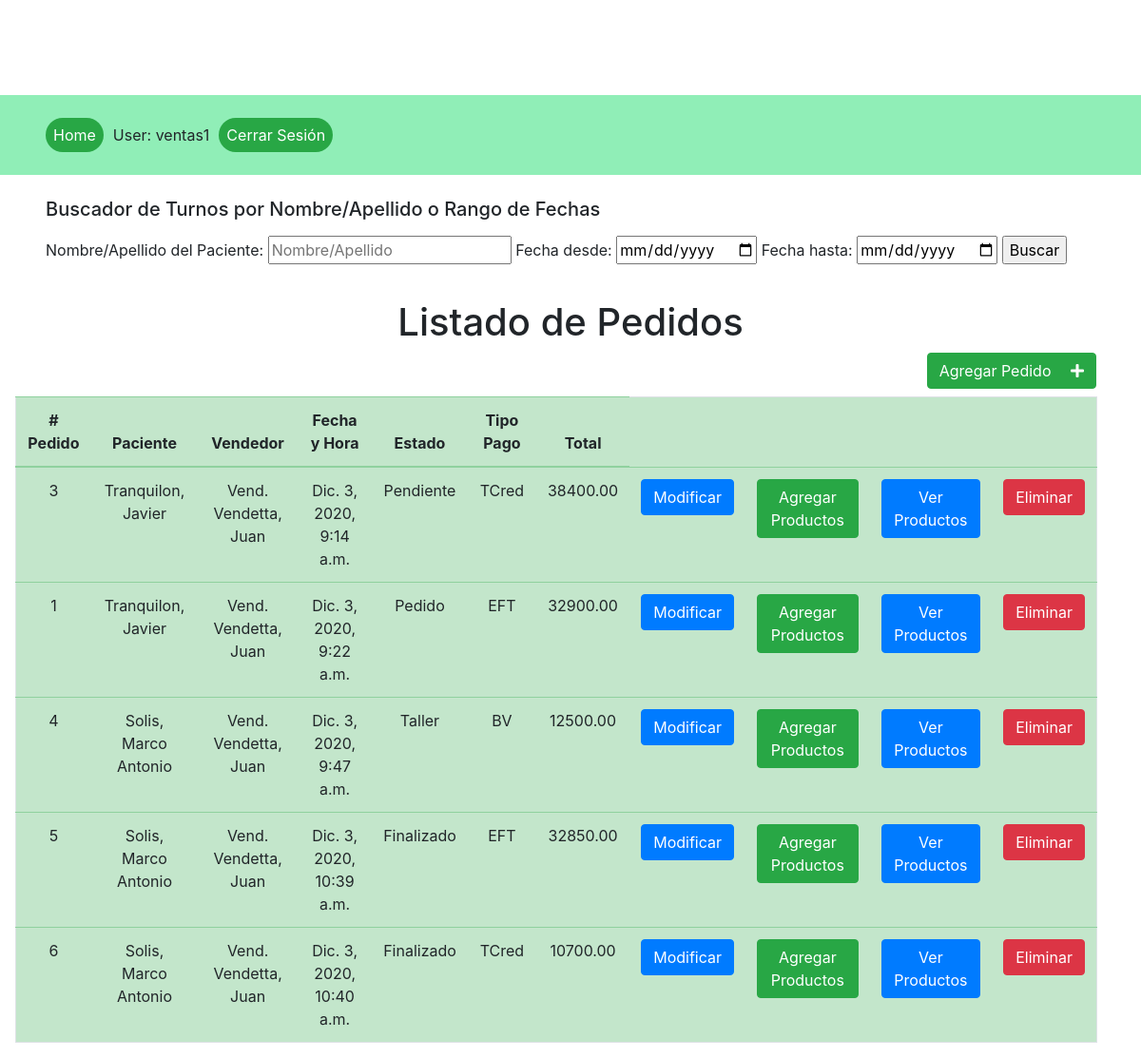
Before: /ver_pedidos (signed in) with the older database file.
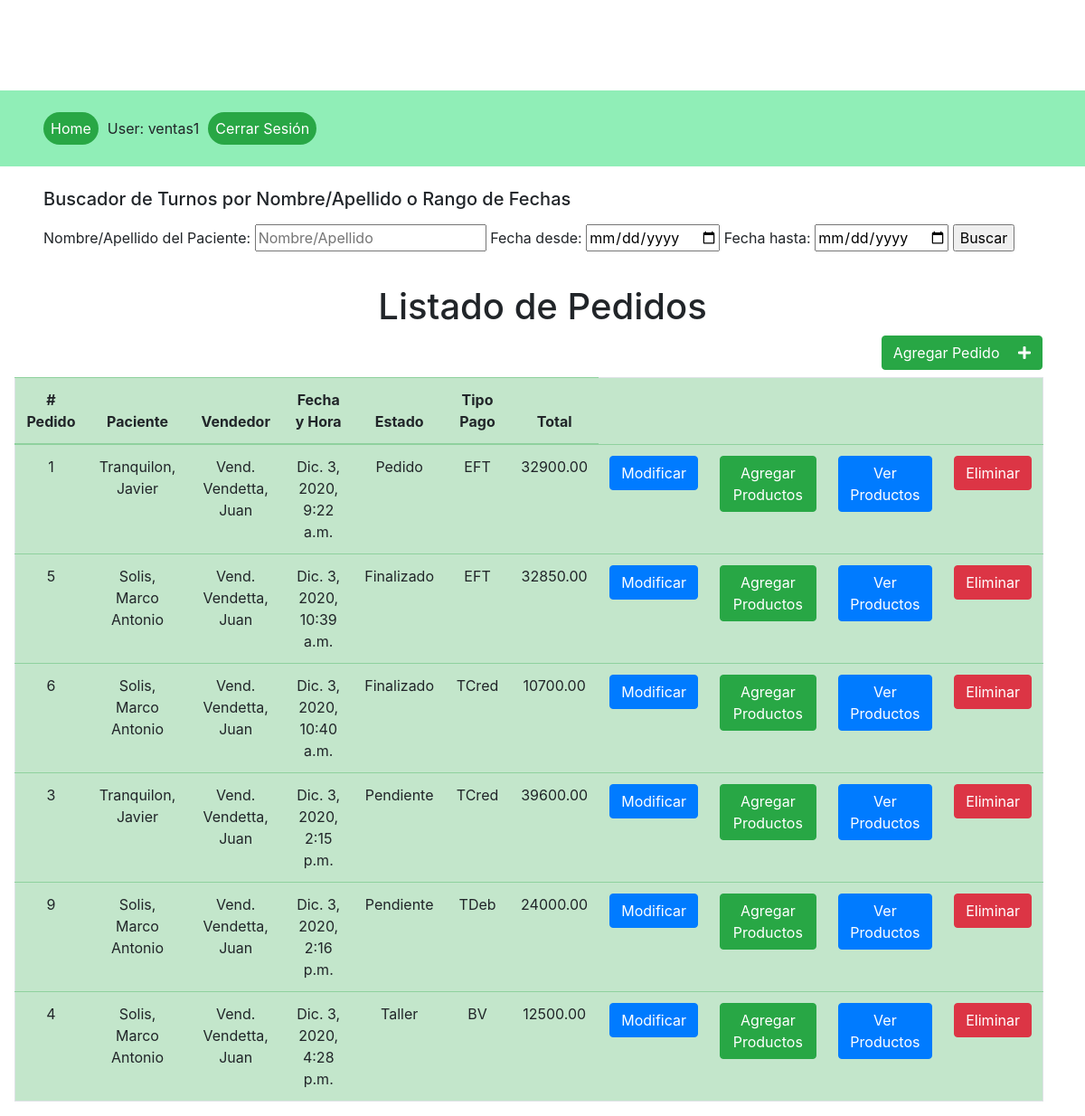
After: the same page with the newer database file.
### products/models.py (models this page shows, shortened)
class Pedido(models.Model):
    fecha = models.DateTimeField(auto_now=True)
    vendedor = models.ForeignKey(User, null=True, on_delete=models.PROTECT, related_name="pedidos")
    paciente = models.ForeignKey(Paciente, on_delete=models.CASCADE, related_name="solicitante")
    estado = models.CharField(max_length=10, default="Pend", choices=ESTADO_PEDIDO)
    tipo_pago = models.CharField(max_length=25, default="EFT", choices=FORMA_PAGO)
    total = models.DecimalField(default=0.00, decimal_places=2, max_digits=20, null=False, blank=False)

class Paciente(models.Model):
    paciente_nombre = models.CharField(max_length=64)
    paciente_apellido = models.CharField(max_length=64)

### products/views.py (the view)
# urls.py: path('ver_pedidos', PedidoListView.as_view(), name="lista_pedidos"),
class PedidoListView(LoginRequiredMixin, generic.ListView):
    model = Pedido
    context_object_name = 'lista_pedidos'
    template_name = 'lista_pedidos.html'
    def get_queryset(self):
        queryset = Pedido.objects.filter(Q(vendedor=self.request.user)).order_by('fecha')
        if self.request.GET.get('fecha_desde'):
            fecha_desde = self.request.GET.get('fecha_desde')
            queryset = queryset.filter(Q(fecha__gte=fecha_desde))
        if self.request.GET.get('fecha_hasta'):
            fecha_hasta = self.request.GET.get('fecha_hasta')
            queryset = queryset.filter(Q(fecha__lte=fecha_hasta))
        if self.request.GET.get('paciente'):
            paciente = self.request.GET.get('paciente')
            queryset = queryset.filter(Q(paciente__paciente_nombre__icontains=paciente) | Q(paciente__paciente_apellido__icontains=paciente))
        return queryset.order_by('fecha')

### templates/lista_pedidos.html (shortened to what this page needs)
{% extends 'base.html'%}
{% block content %}
<div class="container-fluid">
    <div class="row">
        <div class="container-fluid justify-space-between">
            <div class="p-0 row">
                <form action="" method="GET" class="px-5 my-2">
                    <h5 class="mb-3">Buscador de Turnos por Nombre/Apellido o Rango de Fechas</h5>
                    <label for="fecha_desde">Nombre/Apellido del Paciente:</label>
                    <input type="text" placeholder="Nombre/Apellido" name="paciente">
                    <label for="fecha_desde">Fecha desde:</label>
                    <input type="date" placeholder="Fecha desde" name="fecha_desde">
                    <label for="fecha_desde">Fecha hasta:</label>
                    <input type="date" placeholder="Fecha hasta" name="fecha_hasta">
                    <input type="submit" value="Buscar">
                </form>
            </div>
        </div>
    </div>
    <h1 class="mt-4 text-center">Listado de Pedidos</h1>
    <div class="row justify-content-end mx-3 px-3 mb-2">
        <a href="{% url 'pedido-add' %}" class="btn btn-success">
            Agregar Pedido
            <i class="fas fa-plus ml-3 text-white"></i>
        </a>
    </div>
    {% if lista_pedidos %}
    <div class="row table-responsive px-3">
        <table class="table table-success border">
            <thead>
                <tr>
                    <th class="text-center" scope="col"># Pedido</th>
                    <th class="text-center" scope="col">Paciente</th>
                    <th class="text-center" scope="col">Vendedor</th>
                    <th class="text-center" scope="col">Fecha y Hora</th>
                    <th class="text-center" scope="col">Estado</th>
                    <th class="text-center" scope="col">Tipo Pago</th>
                    <th class="text-center" scope="col">Total</th>
                </tr>
            </thead>
            <tbody>
                    {% for pedido in lista_pedidos %}
                    <tr>
                        <td class="text-center">{{ pedido.id }}</td>
                        <td class="text-center">{{ pedido.paciente.paciente_apellido }}{{", "}}{{ pedido.paciente.paciente_nombre }}</td>
                        <td class="text-center">{{"Vend. "}}{{ pedido.vendedor.last_name }}{{", "}}{{ pedido.vendedor.first_name }}</td>
                        <td class="text-center">{{ pedido.fecha }}</td>
                        <td class="text-center">{{ pedido.get_estado_display }}</td>
                        <td class="text-center">{{ pedido.tipo_pago }}</td>
                        <td class="text-center">{{ pedido.total }}</td>
                        <td class="m-0"><a href="{% url 'pedido-update' pedido.id %}" class="btn btn-primary">Modificar</a></td>
                        <td class="m-0"><a href="{% url 'items-pedido-add' %}" class="btn btn-success">Agregar Productos</a></td>
                        <td class="m-0"><a href="{% url 'lista_items_pedidos' %}" class="btn btn-primary">Ver Productos</a></td>
                        <td class="m-0"><a href="{% url 'pedido-delete' pedido.id %}" class="btn btn-danger">Eliminar</a></td>
                    </tr>
                    {% endfor %}
            </tbody>
        </table>
    </div>
    {% else %}
    <h4 class="mx-5">No se encontraron pedidos.</h4>
    {% endif %}
</div>
{% endblock %}

Changed rows visible on the page:
changed Pedido id 3: fecha "Dic. 3, 2020, 9:14 a.m." → "Dic. 3, 2020, 2:15 p.m."; total "38400.00" → "39600.00"; moves down the list
added Pedido: id "9", paciente.paciente_apellido "Solis", value ",", paciente.paciente_nombre "Marco Antonio", value "Vend.", vendedor.last_name "Vendetta", vendedor.first_name "Juan", fecha "Dic. 3, 2020, 2:16 p.m.", estado "Pendiente", tipo_pago "TDeb", total "24000.00"
changed Pedido "Taller": fecha "Dic. 3, 2020, 9:47 a.m." → "Dic. 3, 2020, 4:28 p.m."; moves down the list
